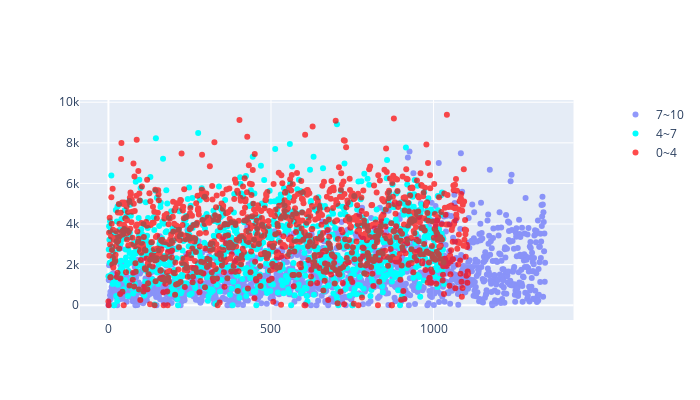

Notebook code for this chart:
### Markdown cell above
2) 전운량의 coef가 왜 양수인가?
        
        상식적으로 생각하였을 때 구름량이 많은 것은 일사량과 발전량에 악 영향을 끼칠 것이라고 생각된다. 
        하지만 ols의 다중선형회귀에서는 구름량이 발전량을 더 높여주는데 기여하고 있다.

### Code cell
print(len(data3[data3["평균전운량"] >= 7]), len(data3[(data3["평균전운량"] >= 4) & (data3["평균전운량"] < 7) ]), len(data3[(data3["평균전운량"] >= 0) & (data3["평균전운량"] < 4)]))

# data_cloud7 = data3[data3["평균전운량"] >= 7].sort_values("평균전운량", ascending=False)
# data_cloud4 = data3[(data3["평균전운량"] >= 4) & (data3["평균전운량"] < 7)].sort_values("평균전운량", ascending=False)
# int(len(data3[data3["평균전운량"] >= 7]), len(data3[(data3["평균전운량"] >= 4) & (data3["평균전운량"] < 7) ]), len(data3[(data3["평균전운량"] >= 0) & (data3["평균전운량"] < 4)]))

data_cloud7 = data3[data3["평균전운량"] >= 7].sort_values("평균전운량", ascending=False).reset_index()
data_cloud4 = data3[(data3["평균전운량"] >= 4) & (data3["평균전운량"] < 7)].sort_values("평균전운량", ascending=False).reset_index()
data_cloud1 = data3[(data3["평균전운량"] >= 0) & (data3["평균전운량"] < 4)].sort_values("평균전운량", ascending=False).reset_index()


fig = make_subplots(specs=[[{"secondary_y": True}]])

fig.add_trace(go.Scatter(x=data_cloud7.index, y=data_cloud7["watt"], opacity=0.7, mode='markers', name="7~10"), secondary_y = False)
fig.add_trace(go.Scatter(x=data_cloud4.index, y=data_cloud4["watt"], mode='markers', name="4~7", line=dict(color='aqua')), secondary_y = False)
fig.add_trace(go.Scatter(x=data_cloud1.index, y=data_cloud1["watt"], mode='markers',  opacity=0.7, name="0~4", line=dict(color='red')), secondary_y = False)
fig.update_layout(width=700, height=400)

### Figure 1 — Plotly figure (JSON) as saved in the notebook; plotly's stock layout.template omitted (floating-point values rounded to 4 significant figures; data arrays with more than 128 entries replaced by an {"elided": "..."} marker saying what was removed)
{"data": [{"mode": "markers", "name": "7~10", "opacity": 0.7, "type": "scatter", "x": {"elided": "1344 int values"}, "xaxis": "x", "y": {"elided": "1344 float values"}, "yaxis": "y"}, {"line": {"color": "aqua"}, "mode": "markers", "name": "4~7", "type": "scatter", "x": {"elided": "1033 int values"}, "xaxis": "x", "y": {"elided": "1033 float values"}, "yaxis": "y"}, {"line": {"color": "red"}, "mode": "markers", "name": "0~4", "opacity": 0.7, "type": "scatter", "x": {"elided": "1107 int values"}, "xaxis": "x", "y": {"elided": "1107 float values"}, "yaxis": "y"}], "layout": {"height": 400, "width": 700, "xaxis": {"anchor": "y", "domain": [0, 0.94]}, "yaxis": {"anchor": "x", "domain": [0, 1]}, "yaxis2": {"anchor": "x", "overlaying": "y", "side": "right"}}}
